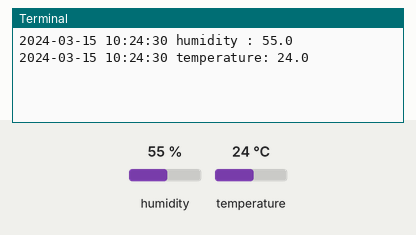
Bench run of a program on a simulated Raspberry Pi (BCM pin numbers). On the bench: the last lines printed to the terminal. The test bench sets the inputs (shaded band); at power-on: humidity 55 %, temperature 24 °C. The clock reads 2024-03-15 10:24:30 at power-on unless the program sets it.

Above: at 1.2 s.
1.3 s: humidity set to 22 %
At 3.1 s:
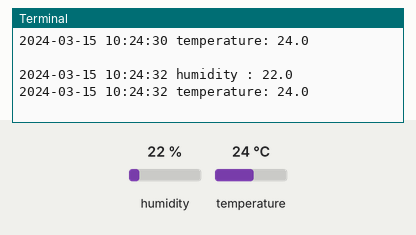
3.4 s: temperature set to 12 °C
At 4.0 s:
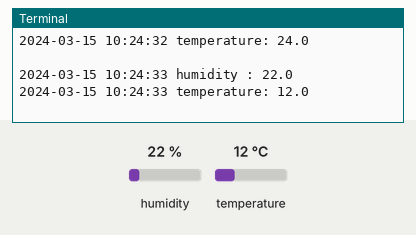
5.5 s: humidity set to 40 %
At 6.9 s:
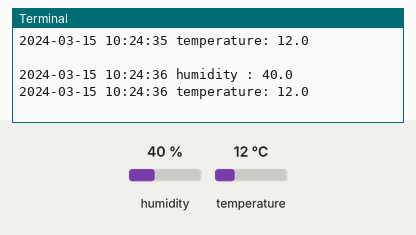

The program:

temp02.py
```python
import Adafruit_DHT, time, sys
sensor = Adafruit_DHT.DHT11 # DHT Ver. 11
pin = 23 # BCM. 23, wpi. 4, Physical. 16

if __name__ == "__main__" :
    try :
        while(True) :
            humidity, temperature = Adafruit_DHT.read_retry(sensor, pin)
            now = time.localtime()
            timestamp = ("%04d-%02d-%02d %02d:%02d:%02d" % (now.tm_year, now.tm_mon, now.tm_mday, now. tm_hour, now.tm_min, now.tm_sec))

            print("%s humidity : %0.1f\n%s temperature: %0.1f\n" % (timestamp, humidity, timestamp, temperature))

            time. sleep(1)
    except :
        print("Error OR Press Ctrl - C")
    finally :
        print("END")
        sys.exit(1)
```

Measured:
- after the input at 1.3 s, the terminal: prints a new line after 0.75 s (image 1)
- after the input at 3.4 s, the terminal: prints a new line after 0.18 s (image 2)
- after the input at 5.5 s, the terminal: prints a new line after 1.1 s (image 3)
